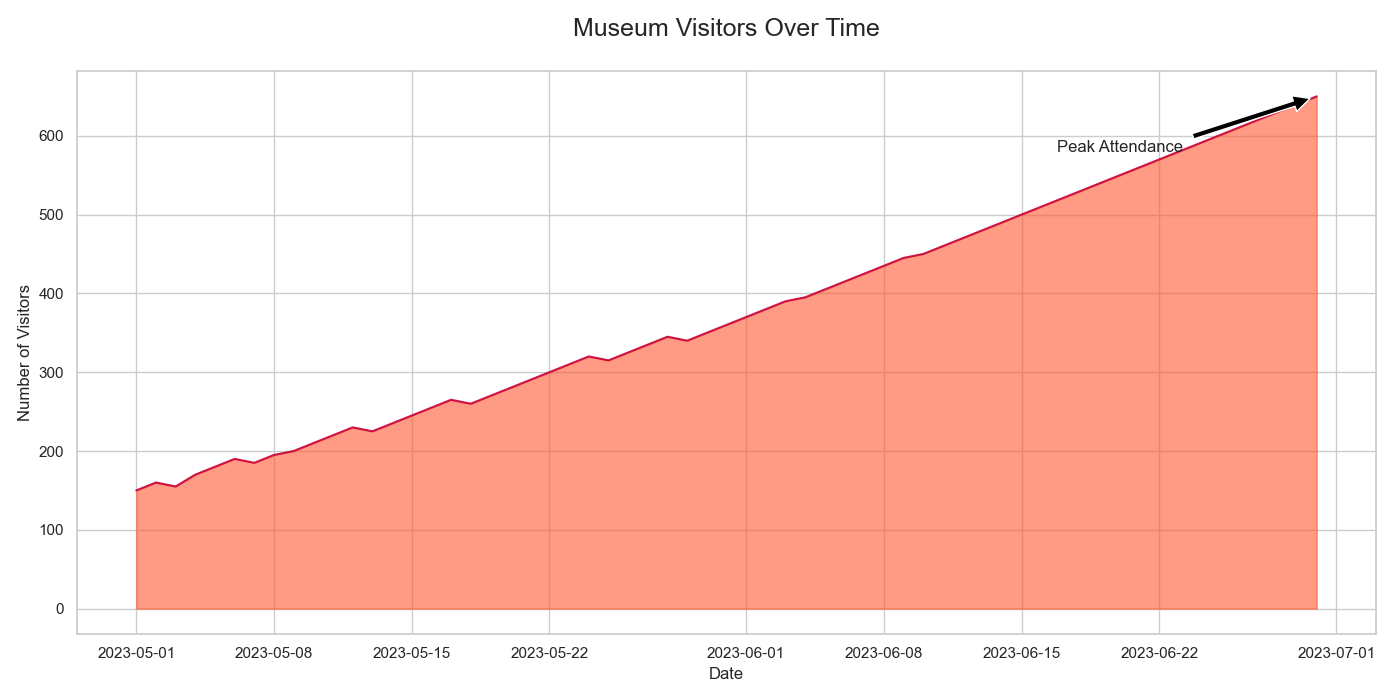

Generate this figure with Python:

import matplotlib.pyplot as plt
import pandas as pd

# Create the data
data = {
    'Date': pd.date_range(start='2023-05-01', periods=61, freq='D'),
    'Visitors': [
        150, 160, 155, 170, 180, 190, 185, 195, 200, 210, 220, 230, 225, 235,
        245, 255, 265, 260, 270, 280, 290, 300, 310, 320, 315, 325, 335, 345,
        340, 350, 360, 370, 380, 390, 395, 405, 415, 425, 435, 445, 450, 460,
        470, 480, 490, 500, 510, 520, 530, 540, 550, 560, 570, 580, 590, 600,
        610, 620, 630, 640, 650
    ]
}

df = pd.DataFrame(data)

# Plot the data
plt.figure(figsize=(14, 7))
plt.fill_between(df['Date'], df['Visitors'], color='#FF5733', alpha=0.6)
plt.plot(df['Date'], df['Visitors'], color='#C70039', alpha=0.9)

# Title and labels
plt.title('Museum Visitors Over Time', fontsize=18, pad=25)
plt.xlabel('Date')
plt.ylabel('Number of Visitors')

# Annotations
plt.annotate('Peak Attendance', xy=(pd.Timestamp('2023-06-30'), 650), xytext=(pd.Timestamp('2023-06-20'), 580),
             arrowprops=dict(facecolor='black', shrink=0.05),
             fontsize=12, ha='center')

# Display the plot
plt.tight_layout()
plt.show()
